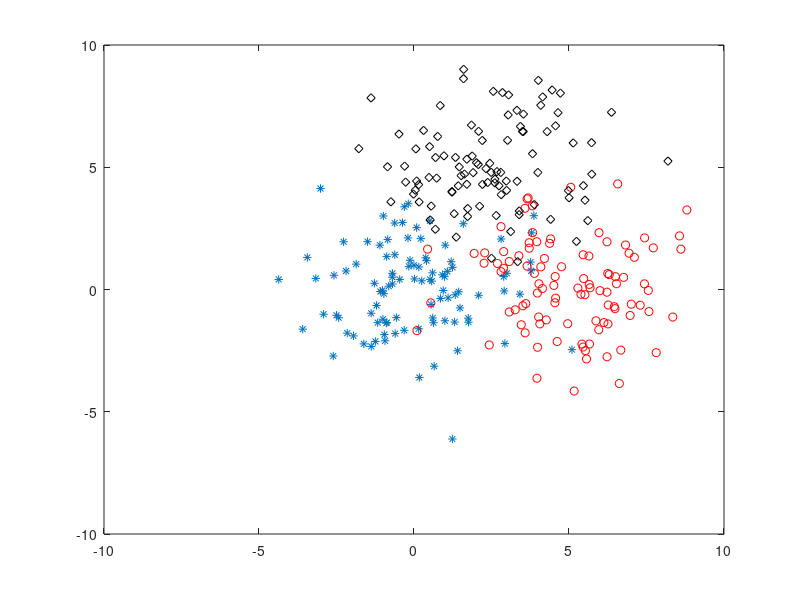

Here is the MATLAB script that generated this plot:

clear;
N = 100;

m1=repmat([0,0], N, 1);
m2=repmat([5,0], N, 1);
m3=repmat([2.5,5], N, 1);

S1= [3 0 ; 0 3];
C1_Train=randn(N, 2) * sqrtm(S1) + m1;
C2_Train=randn(N, 2) * sqrtm(S1) + m2;
C3_Train=randn(N, 2) * sqrtm(S1) + m3;


plot(C1_Train(:, 1), C1_Train(:, 2), '*');
hold on;
plot(C2_Train(:, 1), C2_Train(:, 2), 'ro');
hold on;
plot(C3_Train(:, 1), C3_Train(:, 2), 'kd');




save data_knn C1_Train C2_Train C3_Train

